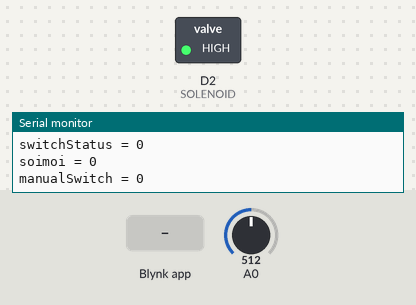
Bench run of a sketch on a simulated ESP8266 (NodeMCU). On the bench: switched loads named in the sketch (green lamp = pin HIGH), the last lines printed to the serial monitor. Inputs (shaded band) come from the test bench; at power-on: A0 = 512. WiFi joins after 1.5 s; servers stay silent unless stated.

Above: at 3.0 s.
3.1 s: Blynk app writes 1 to V2
At 4.4 s:
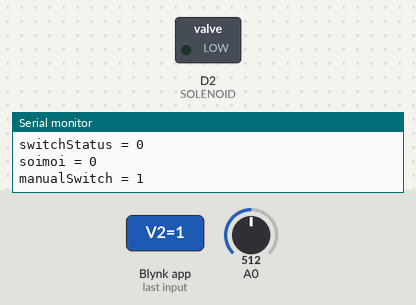
5.3 s: Blynk app writes 1 to V0
At 7.0 s:
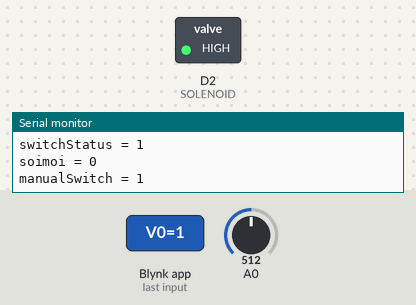
7.3 s: Blynk app writes 0 to V0
At 8.7 s:
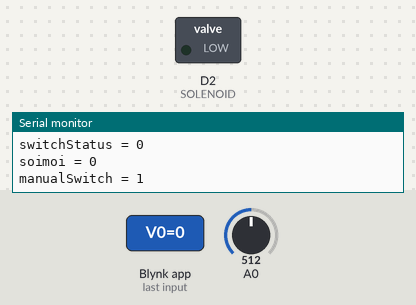
Timing chart, 0 to 10.3 s (numbered marks = the images above; inputs shaded):
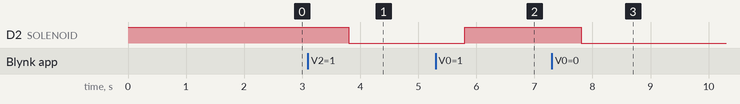

Measured:
- after the input at 3.1 s, D2 (SOLENOID): HIGH → LOW after 0.70 s
- after the input at 5.3 s, D2 (SOLENOID): LOW → HIGH after 0.50 s
- after the input at 7.3 s, D2 (SOLENOID): HIGH → LOW after 0.50 s

The sketch:

blynk_led.ino
```cpp
//char ssid[] = "XLGO-0AF7";
//char pass[] = "67021280";

#define BLYNK_PRINT Serial
#define SOLENOID D2

#include <ESP8266WiFi.h>
#include <BlynkSimpleEsp8266.h>

//char auth[] = "mwayr9v3KZBWIrv3KXVyWCZx9AwIYreB";
char auth[] = "eRGkXIdxGQj8y50qVC2p0uYwjLfmgQgI";
char ssid[] = "XLGO-0AF7";
char pass[] = "67021280";

bool switchStatus = 0; // 0 = manual,1=auto
int soilMoistureLimit = 0;
bool manualSwitch = 0;

BlynkTimer timer;

// sync all status
BLYNK_CONNECTED() {
    Blynk.syncAll();
}

// update switchStatus
BLYNK_WRITE(V0)
{
  switchStatus = param.asInt(); // Get value as integer
}

// update soilMosture setting
BLYNK_WRITE(V1)
{
  soilMoistureLimit = param.asInt(); // Get value as integer
}

// update manualSwitch
BLYNK_WRITE(V2)
{
  manualSwitch = param.asInt();
}

void manualAutoAction()
{
  Serial.print("switchStatus = ");
  Serial.println(switchStatus);
  Serial.print("soimoi = ");
  Serial.println(soilMoistureLimit);
  Serial.print("manualSwitch = ");
  Serial.println(manualSwitch);

  if(switchStatus)
  {
    // auto
    if(analogRead(A0) < soilMoistureLimit)
    {
      // D6 connect relay
      digitalWrite(SOLENOID,LOW);
    }
    else
    {
      digitalWrite(SOLENOID,HIGH);
    }
  }
  else
  {
    if(manualSwitch)
    {
      digitalWrite(SOLENOID,LOW);
    }
    else
    {
      digitalWrite(SOLENOID,HIGH);
    }
    // manaul
  }
}

void checkTemp()
{
  Serial.println("CheckTemp");
}

void setup()
{
  // Debug console
  Serial.begin(9600);
  pinMode(SOLENOID,OUTPUT);
  digitalWrite(SOLENOID,HIGH);

  Blynk.begin(auth, ssid, pass);

  // key
  timer.setInterval(1000L, manualAutoAction);
  timer.setInterval(10000L, checkTemp);
}

void loop()
{
  Blynk.run();
  timer.run();
}
```
